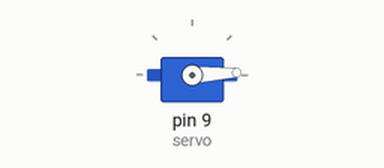
Simulated run of this sketch. Board: Arduino Uno, built with avr-gcc and run on an emulated ATmega328P. Shown: servo.

Above: at 0.05 s.
At 1.25 s:
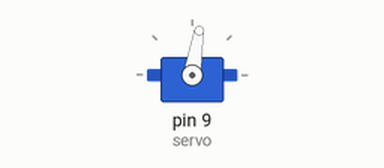
At 2.5 s:
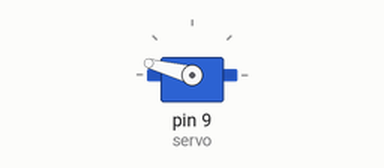
At 5.4 s:
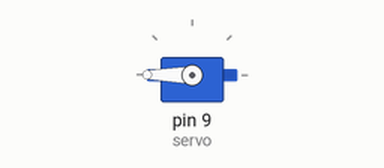
Timing chart, 0 to 7.1 s (numbered marks = the images above):
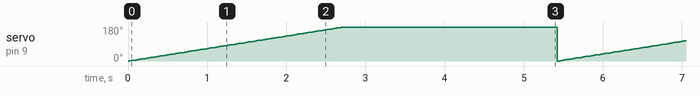

Measured:
- by itself, servo on pin 9 (servo): ramps from 0° to 180° and jumps back, once every 5.4 s

The sketch:

servos.ino
```cpp
#include <Servo.h>

Servo servo;

int pos = 0;

void setup() {
  // put your setup code here, to run once:
  servo.attach(9);
}

void loop() {
  // put your main code here, to run repeatedly:
  for(pos = 0; pos < 360; pos += 1) {
    servo.write(pos);
    delay(15);
  }
}
```
